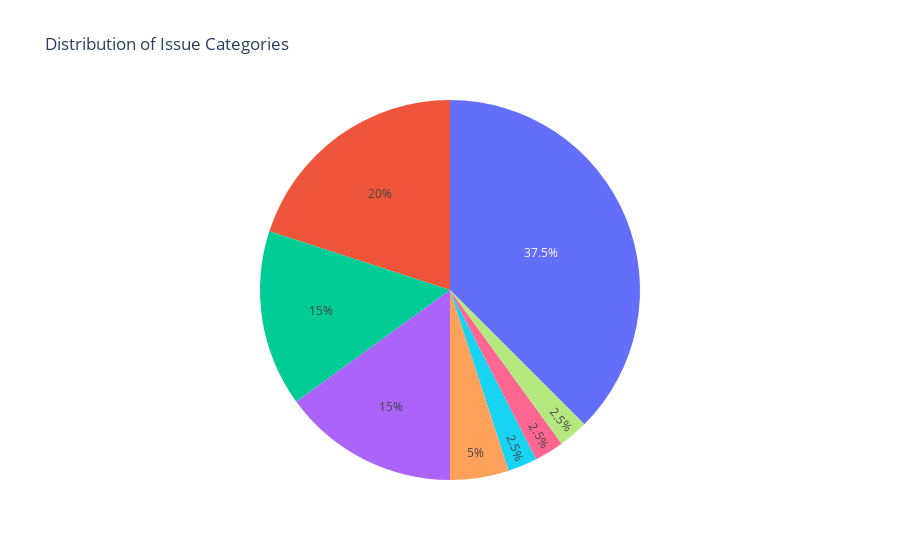

The cell this chart's notebook holds for it:
### Markdown cell above
### We can also use <span style="color:turquoise;">PLOTLY</span> to visualize the data

### Code cell
# Create a pie chart using Plotly
import plotly.express as px
import pandas

labels = list(category_counts.keys())
values = list(category_counts.values())
fig = px.pie(labels=labels, values=values, title='Distribution of Issue Categories')
#fig.update_layout(renderer="notebook")
fig.write_html('plotly_chart.html')
fig.show()

### Figure 1 — Plotly figure (JSON) as saved in the notebook; plotly's stock layout.template omitted (floating-point values rounded to 4 significant figures)
{"data": [{"domain": {"x": [0, 1], "y": [0, 1]}, "hovertemplate": "value=%{value}<extra></extra>", "legendgroup": "", "name": "", "showlegend": false, "type": "pie", "values": [15, 6, 2, 8, 6, 1, 1, 1]}], "layout": {"legend": {"tracegroupgap": 0}, "title": {"text": "Distribution of Issue Categories"}}}
